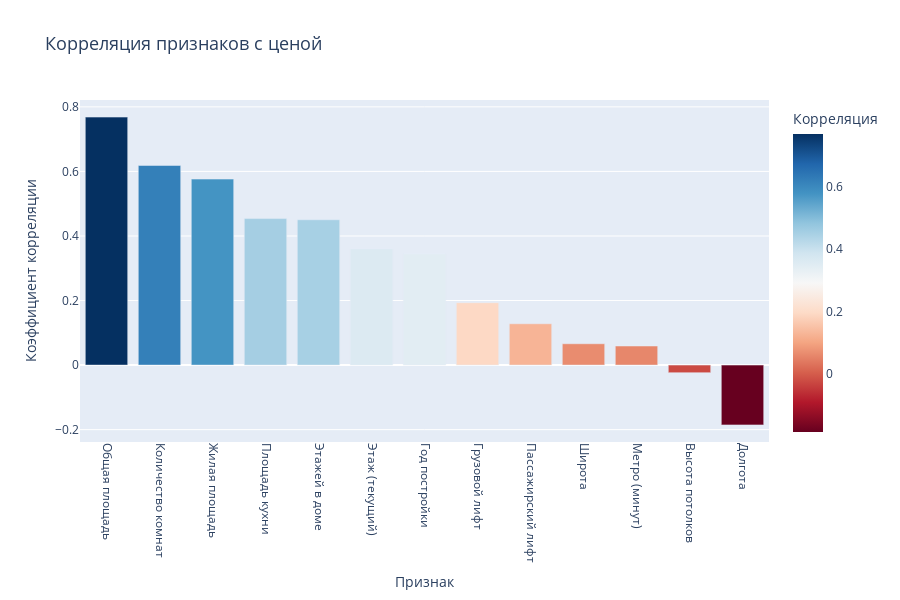

Write notebook code for a chart like this one.
### Markdown cell above
## Анализ кмультиколлинераности переменных:
Заметим, что пары переменных Жилая площадь и Общая площадь,Количнство комнат и Жилая площадь имеют высокую мультиколлинеароность. Признаки количество комнат и общая жилая площадь несут в себе выокую информативность, удалить их без потери информативности не представляется возможным, поэтому объединим признками Жилая и Общая площадью.

### Code cell
# Расчёт корреляций
corr_df = df.select_dtypes(include='number').corr(numeric_only=True)['Цена'].sort_values(ascending=False)
corr_df = corr_df.drop('Цена')  # исключаем саму себя
corr_df = corr_df.reset_index().rename(columns={'index': 'Признак', 'Цена': 'Корреляция'})

# Визуализация на Plotly
fig = px.bar(
    corr_df,
    x='Признак',
    y='Корреляция',
    title=' Корреляция признаков с ценой',
    color='Корреляция',
    color_continuous_scale='RdBu'
)

fig.update_layout(
    xaxis_tickangle=90,
    yaxis=dict(title='Коэффициент корреляции'),
    title_font=dict(size=18),
    height=600
)
fig.show()

### Figure 1 — Plotly figure (JSON) as saved in the notebook; plotly's stock layout.template omitted (floating-point values rounded to 4 significant figures)
{"data": [{"alignmentgroup": "True", "hovertemplate": "Признак=%{x}<br>Корреляция=%{marker.color}<extra></extra>", "legendgroup": "", "marker": {"color": [0.7683, 0.6184, 0.5762, 0.4539, 0.4502, 0.3597, 0.3443, 0.1932, 0.128, 0.06609, 0.05909, -0.02347, -0.1853], "coloraxis": "coloraxis", "pattern": {"shape": ""}}, "name": "", "offsetgroup": "", "orientation": "v", "showlegend": false, "textposition": "auto", "type": "bar", "x": ["Общая площадь", "Количество комнат", "Жилая площадь", "Площадь кухни", "Этажей в доме", "Этаж (текущий)", "Год постройки", "Грузовой лифт", "Пассажирский лифт", "Широта", "Метро (минут)", "Высота потолков", "Долгота"], "xaxis": "x", "y": [0.7683, 0.6184, 0.5762, 0.4539, 0.4502, 0.3597, 0.3443, 0.1932, 0.128, 0.06609, 0.05909, -0.02347, -0.1853], "yaxis": "y"}], "layout": {"barmode": "relative", "coloraxis": {"colorbar": {"title": {"text": "Корреляция"}}, "colorscale": [[0, "rgb(103,0,31)"], [0.1, "rgb(178,24,43)"], [0.2, "rgb(214,96,77)"], [0.3, "rgb(244,165,130)"], [0.4, "rgb(253,219,199)"], [0.5, "rgb(247,247,247)"], [0.6, "rgb(209,229,240)"], [0.7, "rgb(146,197,222)"], [0.8, "rgb(67,147,195)"], [0.9, "rgb(33,102,172)"], [1, "rgb(5,48,97)"]]}, "height": 600, "legend": {"tracegroupgap": 0}, "title": {"font": {"size": 18}, "text": " Корреляция признаков с ценой"}, "xaxis": {"anchor": "y", "domain": [0, 1], "tickangle": 90, "title": {"text": "Признак"}}, "yaxis": {"anchor": "x", "domain": [0, 1], "title": {"text": "Коэффициент корреляции"}}}}
